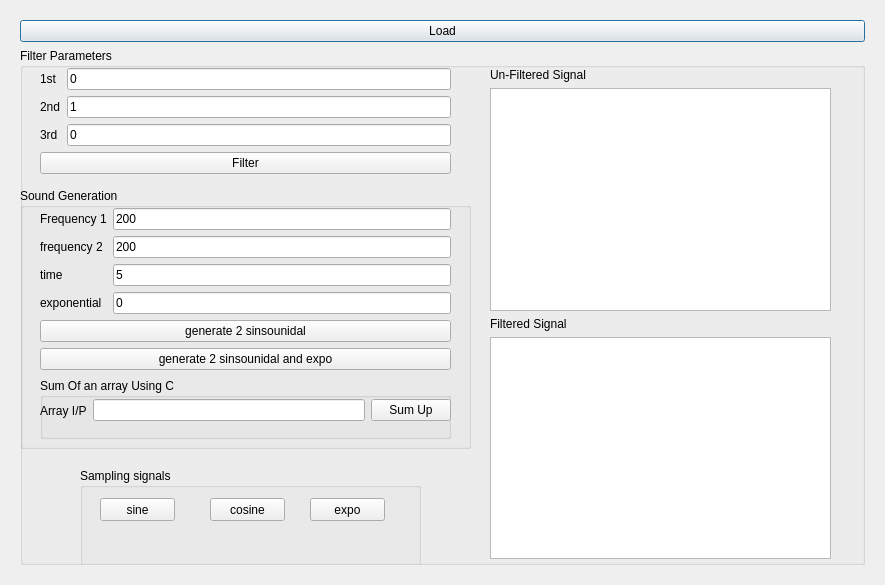
<?xml version="1.0" encoding="UTF-8"?>
<ui version="4.0">
 <class>Dialog</class>
 <widget class="QDialog" name="Dialog">
  <property name="geometry">
   <rect>
    <x>0</x>
    <y>0</y>
    <width>885</width>
    <height>585</height>
   </rect>
  </property>
  <property name="windowTitle">
   <string>Signal_Plot</string>
  </property>
  <layout class="QVBoxLayout" name="verticalLayout">
   <item>
    <widget class="QFrame" name="gridFrame">
     <layout class="QVBoxLayout" name="verticalLayout_9">
      <item>
       <widget class="QPushButton" name="pushButton_2">
        <property name="text">
         <string>Load</string>
        </property>
       </widget>
      </item>
      <item>
       <widget class="QGroupBox" name="groupBox">
        <property name="title">
         <string>Filter Parameters</string>
        </property>
        <widget class="QGroupBox" name="groupBox_2">
         <property name="geometry">
          <rect>
           <x>0</x>
           <y>140</y>
           <width>451</width>
           <height>261</height>
          </rect>
         </property>
         <property name="title">
          <string>Sound Generation</string>
         </property>
         <widget class="QLabel" name="label_9">
          <property name="geometry">
           <rect>
            <x>60</x>
            <y>199</y>
            <width>318</width>
            <height>41</height>
           </rect>
          </property>
          <property name="text">
           <string/>
          </property>
         </widget>
         <widget class="QWidget" name="layoutWidget">
          <property name="geometry">
           <rect>
            <x>20</x>
            <y>20</y>
            <width>411</width>
            <height>164</height>
           </rect>
          </property>
          <layout class="QVBoxLayout" name="verticalLayout_8">
           <item>
            <layout class="QHBoxLayout" name="horizontalLayout_2">
             <item>
              <layout class="QVBoxLayout" name="verticalLayout_5">
               <item>
                <widget class="QLabel" name="label_4">
                 <property name="text">
                  <string>Frequency 1</string>
                 </property>
                </widget>
               </item>
               <item>
                <widget class="QLabel" name="label_5">
                 <property name="text">
                  <string>frequency 2</string>
                 </property>
                </widget>
               </item>
               <item>
                <widget class="QLabel" name="label_6">
                 <property name="text">
                  <string>time</string>
                 </property>
                </widget>
               </item>
               <item>
                <widget class="QLabel" name="label_7">
                 <property name="text">
                  <string>exponential</string>
                 </property>
                </widget>
               </item>
              </layout>
             </item>
             <item>
              <layout class="QVBoxLayout" name="verticalLayout_6">
               <item>
                <widget class="QLineEdit" name="lineEdit_4">
                 <property name="text">
                  <string>200</string>
                 </property>
                </widget>
               </item>
               <item>
                <widget class="QLineEdit" name="lineEdit_5">
                 <property name="text">
                  <string>200</string>
                 </property>
                </widget>
               </item>
               <item>
                <widget class="QLineEdit" name="lineEdit_6">
                 <property name="text">
                  <string>5</string>
                 </property>
                </widget>
               </item>
               <item>
                <widget class="QLineEdit" name="lineEdit_7">
                 <property name="text">
                  <string>0</string>
                 </property>
                </widget>
               </item>
              </layout>
             </item>
            </layout>
           </item>
           <item>
            <layout class="QVBoxLayout" name="verticalLayout_7">
             <item>
              <widget class="QPushButton" name="pushButton_3">
               <property name="text">
                <string>generate 2 sinsounidal</string>
               </property>
              </widget>
             </item>
             <item>
              <widget class="QPushButton" name="pushButton_4">
               <property name="text">
                <string>generate 2 sinsounidal and expo</string>
               </property>
              </widget>
             </item>
            </layout>
           </item>
          </layout>
         </widget>
         <widget class="QGroupBox" name="groupBox_4">
          <property name="geometry">
           <rect>
            <x>20</x>
            <y>190</y>
            <width>411</width>
            <height>61</height>
           </rect>
          </property>
          <property name="title">
           <string>Sum Of an array Using C</string>
          </property>
          <widget class="QWidget" name="layoutWidget">
           <property name="geometry">
            <rect>
             <x>0</x>
             <y>20</y>
             <width>411</width>
             <height>25</height>
            </rect>
           </property>
           <layout class="QHBoxLayout" name="horizontalLayout_3">
            <item>
             <widget class="QLabel" name="label_8">
              <property name="text">
               <string>Array I/P</string>
              </property>
             </widget>
            </item>
            <item>
             <widget class="QLineEdit" name="lineEdit_8"/>
            </item>
            <item>
             <widget class="QPushButton" name="pushButton_8">
              <property name="text">
               <string>Sum Up</string>
              </property>
             </widget>
            </item>
           </layout>
          </widget>
         </widget>
        </widget>
        <widget class="QWidget" name="layoutWidget">
         <property name="geometry">
          <rect>
           <x>20</x>
           <y>20</y>
           <width>411</width>
           <height>107</height>
          </rect>
         </property>
         <layout class="QVBoxLayout" name="verticalLayout_4">
          <item>
           <layout class="QHBoxLayout" name="horizontalLayout">
            <item>
             <layout class="QVBoxLayout" name="verticalLayout_2">
              <item>
               <widget class="QLabel" name="label">
                <property name="text">
                 <string>1st </string>
                </property>
               </widget>
              </item>
              <item>
               <widget class="QLabel" name="label_2">
                <property name="text">
                 <string>2nd</string>
                </property>
               </widget>
              </item>
              <item>
               <widget class="QLabel" name="label_3">
                <property name="text">
                 <string>3rd</string>
                </property>
               </widget>
              </item>
             </layout>
            </item>
            <item>
             <layout class="QVBoxLayout" name="verticalLayout_3">
              <item>
               <widget class="QLineEdit" name="lineEdit">
                <property name="layoutDirection">
                 <enum>Qt::LeftToRight</enum>
                </property>
                <property name="text">
                 <string>0</string>
                </property>
               </widget>
              </item>
              <item>
               <widget class="QLineEdit" name="lineEdit_2">
                <property name="text">
                 <string>1</string>
                </property>
               </widget>
              </item>
              <item>
               <widget class="QLineEdit" name="lineEdit_3">
                <property name="text">
                 <string>0</string>
                </property>
               </widget>
              </item>
             </layout>
            </item>
           </layout>
          </item>
          <item>
           <widget class="QPushButton" name="pushButton">
            <property name="text">
             <string>Filter</string>
            </property>
           </widget>
          </item>
         </layout>
        </widget>
        <widget class="QGroupBox" name="groupBox_3">
         <property name="geometry">
          <rect>
           <x>60</x>
           <y>420</y>
           <width>341</width>
           <height>101</height>
          </rect>
         </property>
         <property name="title">
          <string>Sampling signals</string>
         </property>
         <widget class="QPushButton" name="pushButton_5">
          <property name="geometry">
           <rect>
            <x>20</x>
            <y>30</y>
            <width>75</width>
            <height>23</height>
           </rect>
          </property>
          <property name="text">
           <string>sine</string>
          </property>
         </widget>
         <widget class="QPushButton" name="pushButton_6">
          <property name="geometry">
           <rect>
            <x>130</x>
            <y>30</y>
            <width>75</width>
            <height>23</height>
           </rect>
          </property>
          <property name="text">
           <string>cosine</string>
          </property>
         </widget>
         <widget class="QPushButton" name="pushButton_7">
          <property name="geometry">
           <rect>
            <x>230</x>
            <y>30</y>
            <width>75</width>
            <height>23</height>
           </rect>
          </property>
          <property name="text">
           <string>expo</string>
          </property>
         </widget>
        </widget>
        <widget class="QWidget" name="layoutWidget">
         <property name="geometry">
          <rect>
           <x>470</x>
           <y>20</y>
           <width>341</width>
           <height>491</height>
          </rect>
         </property>
         <layout class="QVBoxLayout" name="verticalLayout_10">
          <item>
           <widget class="QLabel" name="label_11">
            <property name="text">
             <string>Un-Filtered Signal</string>
            </property>
           </widget>
          </item>
          <item>
           <widget class="PlotWidget" name="graphicsView"/>
          </item>
          <item>
           <widget class="QLabel" name="label_10">
            <property name="text">
             <string>Filtered Signal</string>
            </property>
           </widget>
          </item>
          <item>
           <widget class="PlotWidget" name="graphicsView_2"/>
          </item>
         </layout>
        </widget>
        <zorder>layoutWidget</zorder>
        <zorder>layoutWidget</zorder>
        <zorder>groupBox_2</zorder>
        <zorder>groupBox_3</zorder>
       </widget>
      </item>
     </layout>
    </widget>
   </item>
  </layout>
 </widget>
 <customwidgets>
  <customwidget>
   <class>PlotWidget</class>
   <extends>QGraphicsView</extends>
   <header location="global">pyqtgraph</header>
  </customwidget>
 </customwidgets>
 <resources/>
 <connections/>
</ui>
